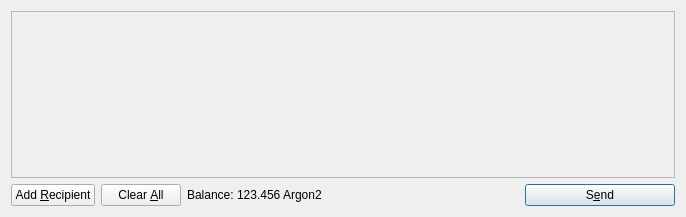
<?xml version="1.0" encoding="UTF-8"?>
<ui version="4.0">
 <class>SendCoinsDialog</class>
 <widget class="QDialog" name="SendCoinsDialog">
  <property name="geometry">
   <rect>
    <x>0</x>
    <y>0</y>
    <width>686</width>
    <height>217</height>
   </rect>
  </property>
  <property name="windowTitle">
   <string>Send Coins</string>
  </property>
  <layout class="QVBoxLayout" name="verticalLayout">
   <item>
    <widget class="QScrollArea" name="scrollArea">
     <property name="widgetResizable">
      <bool>true</bool>
     </property>
     <widget class="QWidget" name="scrollAreaWidgetContents">
      <property name="geometry">
       <rect>
        <x>0</x>
        <y>0</y>
        <width>666</width>
        <height>165</height>
       </rect>
      </property>
      <layout class="QVBoxLayout" name="verticalLayout_2">
       <property name="margin">
        <number>0</number>
       </property>
       <item>
        <layout class="QVBoxLayout" name="entries">
         <property name="spacing">
          <number>6</number>
         </property>
        </layout>
       </item>
       <item>
        <spacer name="verticalSpacer">
         <property name="orientation">
          <enum>Qt::Vertical</enum>
         </property>
         <property name="sizeHint" stdset="0">
          <size>
           <width>20</width>
           <height>40</height>
          </size>
         </property>
        </spacer>
       </item>
      </layout>
     </widget>
    </widget>
   </item>
   <item>
    <layout class="QHBoxLayout" name="horizontalLayout">
     <item>
      <widget class="QPushButton" name="addButton">
       <property name="toolTip">
        <string>Send to multiple recipients at once</string>
       </property>
       <property name="text">
        <string>Add &amp;Recipient</string>
       </property>
       <property name="icon">
        <iconset resource="../bitcoin.qrc">
         <normaloff>:/icons/add</normaloff>:/icons/add</iconset>
       </property>
       <property name="autoDefault">
        <bool>false</bool>
       </property>
      </widget>
     </item>
     <item>
      <widget class="QPushButton" name="clearButton">
       <property name="sizePolicy">
        <sizepolicy hsizetype="Minimum" vsizetype="Fixed">
         <horstretch>0</horstretch>
         <verstretch>0</verstretch>
        </sizepolicy>
       </property>
       <property name="toolTip">
        <string>Remove all transaction fields</string>
       </property>
       <property name="text">
        <string>Clear &amp;All</string>
       </property>
       <property name="icon">
        <iconset resource="../bitcoin.qrc">
         <normaloff>:/icons/remove</normaloff>:/icons/remove</iconset>
       </property>
       <property name="autoRepeatDelay">
        <number>300</number>
       </property>
       <property name="autoDefault">
        <bool>false</bool>
       </property>
      </widget>
     </item>
     <item>
      <layout class="QHBoxLayout" name="horizontalLayout_2">
       <property name="spacing">
        <number>3</number>
       </property>
       <item>
        <widget class="QLabel" name="label">
         <property name="text">
          <string>Balance:</string>
         </property>
        </widget>
       </item>
       <item>
        <widget class="QLabel" name="labelBalance">
         <property name="cursor">
          <cursorShape>IBeamCursor</cursorShape>
         </property>
         <property name="text">
          <string>123.456 Argon2</string>
         </property>
         <property name="textInteractionFlags">
          <set>Qt::LinksAccessibleByMouse|Qt::TextSelectableByKeyboard|Qt::TextSelectableByMouse</set>
         </property>
        </widget>
       </item>
      </layout>
     </item>
     <item>
      <spacer name="horizontalSpacer">
       <property name="orientation">
        <enum>Qt::Horizontal</enum>
       </property>
       <property name="sizeHint" stdset="0">
        <size>
         <width>40</width>
         <height>20</height>
        </size>
       </property>
      </spacer>
     </item>
     <item>
      <widget class="QPushButton" name="sendButton">
       <property name="minimumSize">
        <size>
         <width>150</width>
         <height>0</height>
        </size>
       </property>
       <property name="toolTip">
        <string>Confirm the send action</string>
       </property>
       <property name="text">
        <string>S&amp;end</string>
       </property>
       <property name="icon">
        <iconset resource="../bitcoin.qrc">
         <normaloff>:/icons/send</normaloff>:/icons/send</iconset>
       </property>
       <property name="default">
        <bool>true</bool>
       </property>
      </widget>
     </item>
    </layout>
   </item>
  </layout>
 </widget>
 <resources>
  <include location="../bitcoin.qrc"/>
 </resources>
 <connections/>
</ui>
